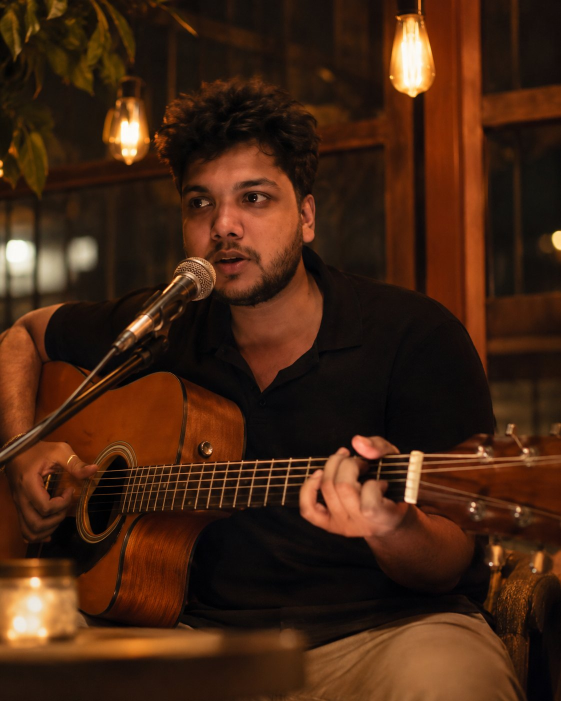
#> input picture media/portrait-cafe.jpg, 1122 x 1402 px, found by its file name (shown at 1/2 size)
$ python feed.py
#> lines starting #> are read from the running program, lines starting #| are printed output that depends on the picture
import json
import numpy as np
from PIL import Image, ImageDraw, ImageFont, ImageFilter

W, H = 1080, 1350
BG = (18, 13, 10); OR = (232, 105, 42); CR = (239, 230, 219); MU = (160, 144, 134)
FD = "/home/claude/fonts/"
URB4 = FD + "fontsource-urbanist-5.3.0/package/files/urbanist-latin-400-normal.woff"
URB5 = FD + "fontsource-urbanist-5.3.0/package/files/urbanist-latin-500-normal.woff"
MONO = FD + "fontsource-dm-mono-5.3.0/package/files/dm-mono-latin-400-normal.woff"
SER = FD + "fontsource-instrument-serif-5.3.0/package/files/instrument-serif-latin-400-italic.woff"
F = lambda p, s: ImageFont.truetype(p, s)
M = "/home/claude/site/build/media/"

def track(d, xy, txt, fnt, fill, tr=0, anchor_center=False):
    w = sum(fnt.getlength(c) for c in txt) + tr * (len(txt) - 1)
    x, y = xy
    if anchor_center: x = x - w / 2
    for c in txt:
        d.text((x, y), c, font=fnt, fill=fill); x += fnt.getlength(c) + tr
    return x

def grad(im, top_a, bot_a, start=0.0, side=None):
    a = np.zeros((H, W), np.float32)
    if side == "left":
        xs = np.linspace(0, 1, W)[None, :]
        a[:] = np.clip(1 - (xs - start) / 0.72, 0, 1) ** 1.1 * bot_a
    else:
        ys = np.linspace(0, 1, H)[:, None]
        a[:] = np.clip((ys - start) / (1 - start), 0, 1) ** 1.2 * (bot_a - top_a) + top_a
    m = Image.fromarray((a * 255).astype(np.uint8))
    return Image.composite(Image.new("RGB", (W, H), BG), im, m)

def grain(im, s=5):
    a = np.asarray(im).astype(np.float32) + np.random.default_rng(1).normal(0, s, (H, W, 1))
    return Image.fromarray(np.clip(a, 0, 255).astype(np.uint8))

def footer(d, n):
    track(d, (72, H - 92), "SUYASH.LIVE", F(MONO, 24), OR, 6)
    t = f"0{n} / 04"; f = F(MONO, 24)
    track(d, (W - 72 - sum(f.getlength(c) for c in t) - 6 * len(t), H - 92), t, f, MU, 6)

# ---------- 1. cover ----------
im = Image.open(M + "portrait-cafe.jpg").convert("RGB")
#> im is the input picture: PIL image 1122x1402 RGB; mean R, G, B 68.7, 37.6, 19.5
im = im.resize((W, int(im.height * W / im.width)), Image.LANCZOS).crop((0, 0, W, H))
#> im: PIL image 1080x1350 RGB
im = grad(im, 0.0, 0.97, start=0.36)
#> in grad, `m = Image.fromarray((a * 255).astype(np.uint8))`:
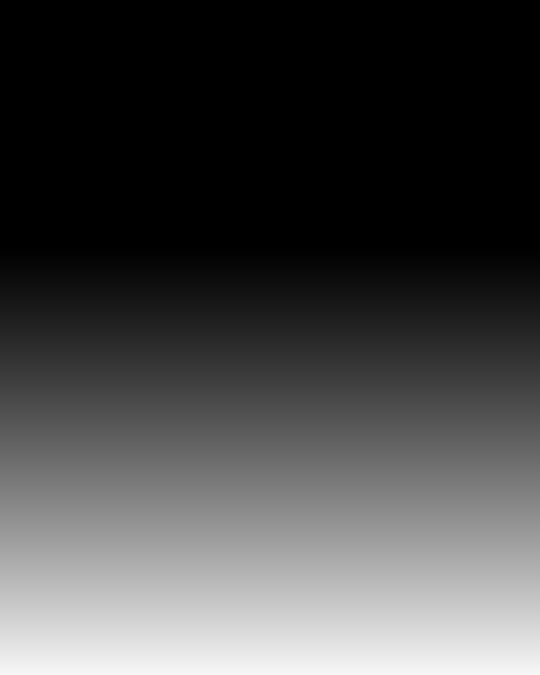
#> m: PIL image 1080x1350 L (shown at 1/2 size); min 0, max 247, mean 71.7
#> in grad, `return Image.composite(Image.new("RGB", (W, H), BG), im, m)`:
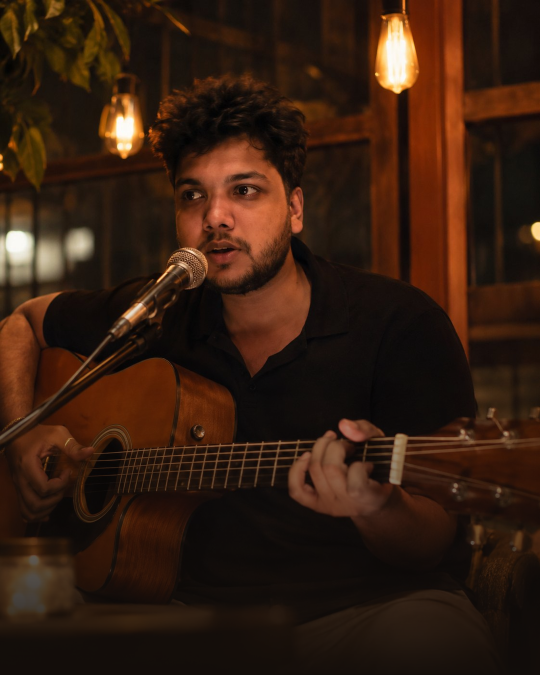
#> returned value: PIL image 1080x1350 RGB (shown at 1/2 size); mean R, G, B 52.9, 29.8, 16.4
d = ImageDraw.Draw(im)
track(d, (72, 820), "SUYASH GOSWAMI  ·  NEW WEBSITE", F(MONO, 28), OR, 6)
f = F(URB4, 210); d.text((64, 862), "it's live", font=f, fill=CR)
dx = 64 + f.getlength("it's live") + 10; d.ellipse((dx, 1052, dx + 34, 1086), fill=OR)
d.text((72, 1122), "suyash.live", font=F(URB5, 84), fill=OR)
track(d, (W - 72 - 250, 1158), "LINK IN BIO", F(MONO, 26), CR, 6)
grain(im).save("feed_01_cover.jpg", quality=95)
#> in grain, `a = np.asarray(im).astype(np.float32) + np.random.default_rng(1).norma..`:
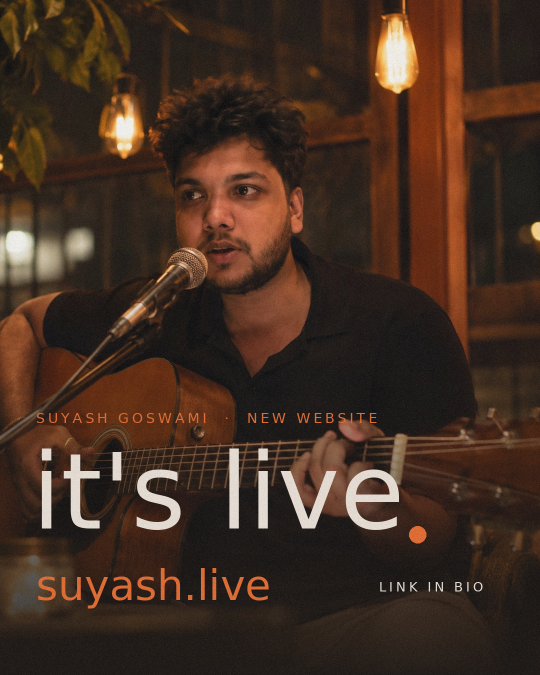
#> a: shape (1350, 1080, 3) float64 (shown at 1/2 size); mean R, G, B 58.3, 34.5, 20.7; drawn with min black and max white

# ---------- 2. two phones ----------
#> (the run stopped early here; a loop or call above may not have finished)
